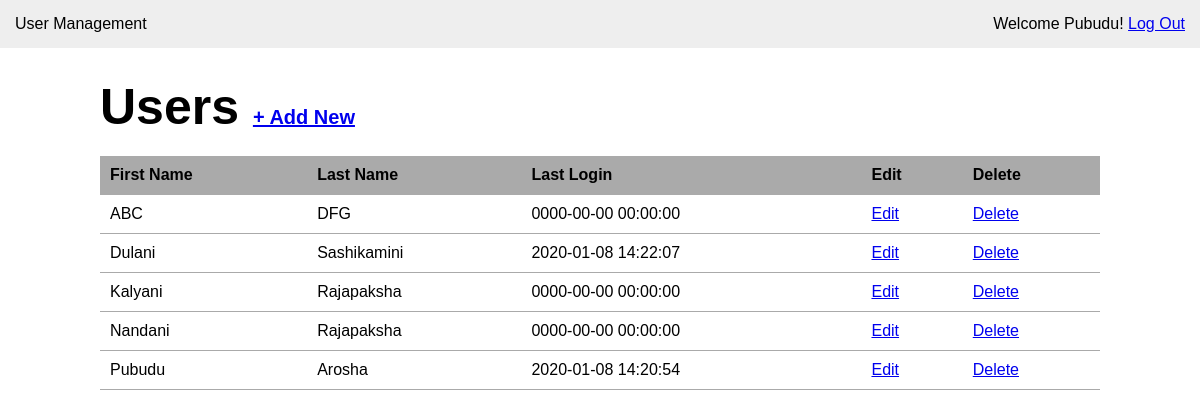
Screenshot of /users.php (signed in) with the database file from the repository.
### tables this page shows
CREATE TABLE `user` (
  `id` int(11) NOT NULL,
  `first_name` varchar(50) NOT NULL,
  `last_name` varchar(100) NOT NULL,
  `email` varchar(100) NOT NULL,
  `password` varchar(40) NOT NULL,
  `last_login` datetime NOT NULL,
  `is_deleted` tinyint(1) NOT NULL
);

### users.php (the view, shortened to what this page needs)
<?php require_once('inc/connection.php');?>
<?php
    $user_list = '';
    $query = "SELECT * FROM user WHERE is_deleted = 0 ORDER BY first_name";
    $users = mysqli_query($connection, $query);
    while ($user = mysqli_fetch_assoc($users)){
        $user_list .= "<tr>";
        $user_list .= "<td>{$user['first_name']}</td>";
        $user_list .= "<td>{$user['last_name']}</td>";
        $user_list .= "<td>{$user['last_login']}</td>";
        $user_list .= "<td><a href=\"modify_user.php?user_id={$user['id']}\">Edit</a></td>";
        $user_list .= "<td><a href=\"delete_user.php?user_id={$user['id']}\" onclick=\"return confirm('Are you sure?');\">Delete</a></td>";
        $user_list .= "</tr>";
    }
?>
<!DOCTYPE html>
<html lang="en">
<head>
    <link rel="stylesheet" href="css/main.css">
</head>
<body>
    <header>
        <div class="appname">User Management</div>
        <div class="loggedin">Welcome <?php echo $_SESSION['first_name'];?>! <a href="logout.php">Log Out</a></div>
    </header>
    <main>
        <h1>Users <span><a href="add_user.php">+ Add New</a></span></h1>
        <table class="masterlist">
            <tr>
                <th>First Name</th>
                <th>Last Name</th>
                <th>Last Login</th>
                <th>Edit</th>
                <th>Delete</th>
            </tr>
            <?php echo $user_list; ?>
        </table>
    </main>
</body>
</html>

### css/main.css (style rules this page uses)
* { margin: 0; }
body { font-family: Arial, Helvetica, sans-serif ; font-size: 16px; }
header { background: #eee; overflow: auto; padding: 15px; }
header .appname { float: left; }
header .loggedin { float: right; }
main { width: 1000px; margin: 30px auto; }
main h1 { margin-bottom: 20px; font-size: 50px; }
main h1 span { font-size: 20px; }
table.masterlist { width: 100%; border-collapse: collapse; }
table.masterlist th { background: #aaa; text-align: left; }
table.masterlist th, table.masterlist td { padding: 10px; border-bottom: 1px solid #aaa; }

### rows the page displays
user: first_name "ABC", last_name "DFG", last_login "0000-00-00 00:00:00"
user: first_name "Dulani", last_name "Sashikamini", last_login "2020-01-08 14:22:07"
user: first_name "Kalyani", last_name "Rajapaksha", last_login "0000-00-00 00:00:00"
user: first_name "Nandani", last_name "Rajapaksha", last_login "0000-00-00 00:00:00"
user: first_name "Pubudu", last_name "Arosha", last_login "2020-01-08 14:20:54"

### other values shown
$_SESSION['first_name'] "Pubudu"
